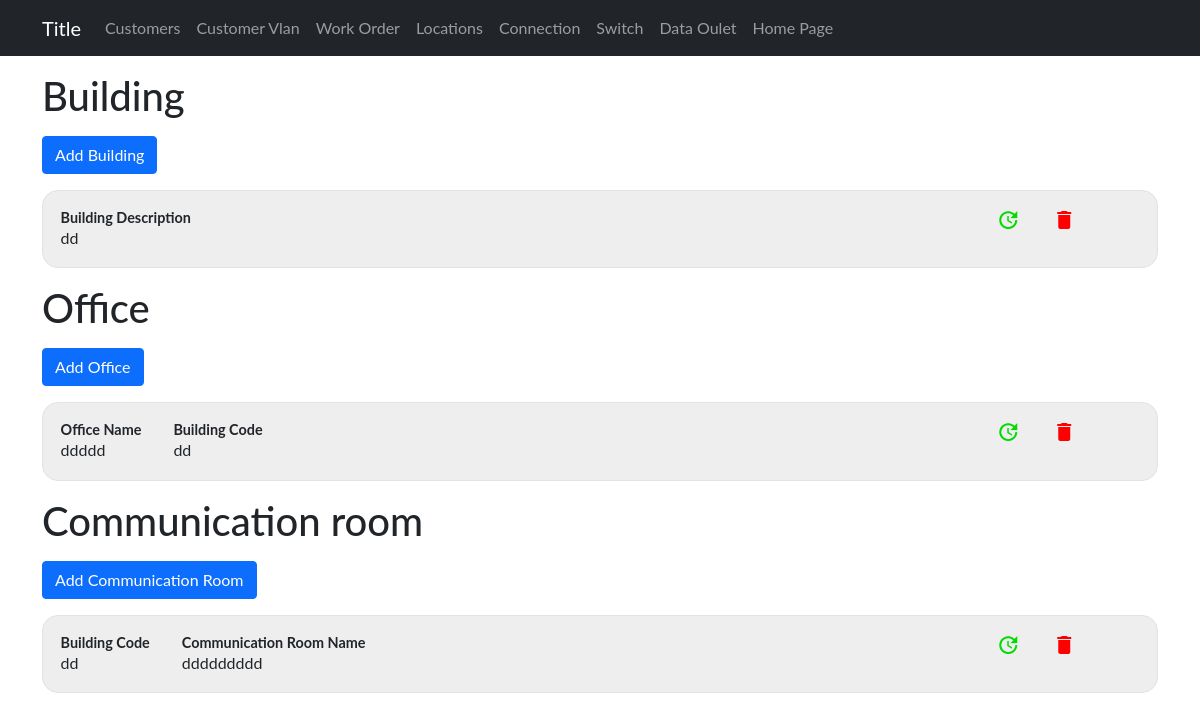
The app's page /devices/locations with its own data.
### sitadevices/models.py (models this page shows, shortened)
class Building(models.Model):
    building_desc = models.TextField()
    def __str__(self):
        return self.building_desc

class Room(models.Model):
    room = models.CharField(max_length=255)
    building_code = models.ForeignKey(Building, on_delete=models.CASCADE)

class CommmunicationRoom(models.Model):
    building_code = models.ForeignKey(Building, on_delete=models.CASCADE)
    commroomname = models.CharField(max_length=255)

### sitadevices/views.py (the view)
# urls.py: path('locations', Location, name="locationlist"),
def Location(request):
    building = Building.objects.all()
    office = Room.objects.all()
    commsroom = CommmunicationRoom.objects.all()
    dic = {
        'building': building,
        'office' : office,
        'comms' : commsroom
    }
    return render(request, 'admin/location/locationlist.html', {'dic': dic})

### sitadevices/templates/admin/location/locationlist.html
{% extends '../base1.html' %}
{% block content %}
<div class="container">
    <h1 class="location-titles">Building</h1>
    <a href="{%url 'device:buildinginp' %}"><button type="button" class="btn btn-primary mt-3"> Add Building</button></a>
    {% for building in dic.building %}
        <div class="grid">
            <div class="flex">
                <div class="margin-right">
                    <h4 class="list-title">Building Description</h4>
                    <p>{{building.building_desc}}</p>
                </div>
            </div>
            <div class="delupd">
                <a class="upd"href="{%url 'device:buildingupd' building.id%}"><span class="material-icons md-36">update</span></a>
                <a class="del" href="{%url 'device:buildingdel' building.id%}"><span class="material-icons md-36">delete</span></a>
            </div>
        </div>
    {% endfor %}
    <h1 class="location-titles">Office</h1>
    <a href="{%url 'device:officeinp' %}"><button type="button" class="btn btn-primary mt-3"> Add Office</button></a>
    {% for office in dic.office %}
    <div class="grid">
        <div class="flex">
            <div class="margin-right">
                <h4 class="list-title">Office Name</h4>
                <p>{{office.room}}</p>
            </div>
            <div class="margin-right">
                <h4 class="list-title">Building Code</h4>
                <p>{{office.building_code}}</p>
            </div>
        </div>
        <div class="delupd">
            <a class="upd" href="{%url 'device:officeupd' office.id%}"><span class="material-icons md-36">update</span></a>
            <a class="del"href="{%url 'device:officedel' office.id%}"><span class="material-icons md-36">delete</span></a>
        </div>
    </div>
    {% endfor %}
    <h1 class="location-titles">Communication room</h1>
    <a href="{%url 'device:comsinp' %}"><button type="button" class="btn btn-primary mt-3"> Add Communication Room </button></a>
    {% for comms in dic.comms%}
        <div class="grid">
            <div class="flex">
                <div class="margin-right">
                    <h4 class="list-title">Building Code</h4>
                    <p>{{comms.building_code}}</p>
                </div>
                <div class="margin-right">
                    <h4 class="list-title">Communication Room Name</h4>
                    <p>{{comms.commroomname}}</p>
                </div>
            </div>
            <div class="delupd">
                <a class="upd"href="{%url 'device:commsupd' comms.id%}"><span class="material-icons md-36">update</span></a>
                <a class="del" href="{%url 'device:commsdel' comms.id%}"><span class="material-icons md-36">delete</span></a>
            </div>
        </div>
    {% endfor %}
</div>
{% endblock  %}

### static/Css/devices/styles.css (style rules this page uses)
h1,h2,h3,h4,p,a { margin:0; padding:0; }
a { text-decoration: none; color: black; }
.location-titles { margin-top:1rem; }
.grid { display:grid; grid-template-columns: 80% 20% ; border-radius: 1rem; border: 0.5px solid rgb(226, 226, 226); background-color: rgb(238, 238, 238); margin-top: 1em; transition: 0.5s; padding:0.1rem; }
.flex { display:flex; flex-direction: row; padding:1rem; }
.delupd { display: flex; flex-direction: row; align-content: center; justify-content: center; gap: 2rem; margin-right:1em; }
.del { padding-top: 15px; color:red; }
.upd { padding-top: 15px; color: rgb(0, 219, 0); }
.list-title { font-size: 0.9rem; font-weight: bold; }
.margin-right { margin-right: 2rem; }

### sitadevices/templates/admin/base1.html (style rules this page uses)
body { font-family: "Lato", sans-serif; }

### records on screen
Building: building_desc "dd"
Room: room "ddddd", building_code "dd"
CommmunicationRoom: building_code "dd", commroomname "ddddddddd"
